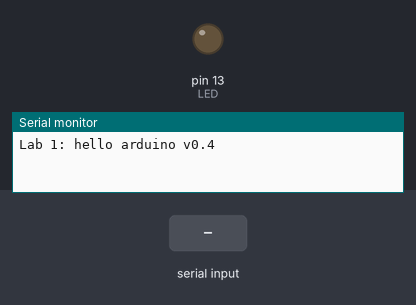
This sketch was run on a simulated Arduino Uno, built with avr-gcc and run on an emulated ATmega328P. Parts: output pins drawn as LEDs (lit = HIGH), the last lines printed to the serial monitor. Dashed ring = blinking. The inputs (shaded band) are chosen by the test bench.

Above: at 6.2 s.
6.3 s: "b" received over Serial
At 6.42 s:
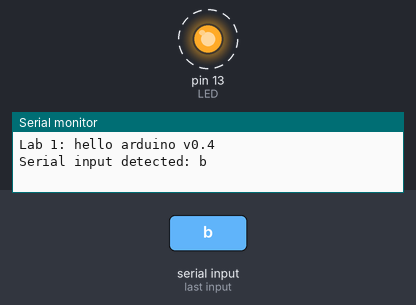
9.3 s: "t" received over Serial
10.8 s: "n" received over Serial
At 11.6 s:
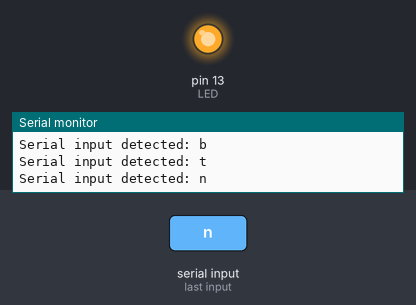
12.3 s: "f" received over Serial
At 12.9 s:
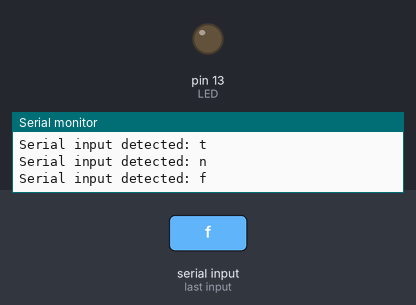
Timing chart, 0 to 14.8 s (numbered marks = the images above; inputs shaded):
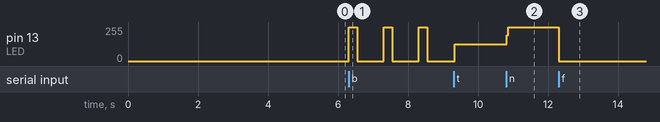

The sketch:

Lab_1.ino
```cpp
//Lab_1_hello_arduino
#define LED 13
char inChar;
boolean isFreshInChar;

void setup() {
  pinMode(LED, OUTPUT);
  digitalWrite(LED, LOW);

  // Set serial monitor console termination for 'No line ending'
  Serial.begin(9600);
  Serial.println("Lab 1: hello arduino v0.4\n");
  delay(5000);
}

void loop() {
  isFreshInChar = false;
  if (Serial.available()) {
    inChar = Serial.read();
    Serial.print("Serial input detected: ");
    Serial.println(inChar);
    isFreshInChar = true;
  }

  if (inChar == 'n') digitalWrite(LED, HIGH); // oN
  if (inChar == 'f') digitalWrite(LED, LOW);  // oFf

  if (inChar == 'b') { // blink with 25% duty cycle
    digitalWrite(LED, HIGH);
    delay(250);
    digitalWrite(LED, LOW);
    delay(750);
  }

  // function for readability: blink with 75% duty cycle
  if (inChar == 'B') blinkLED(750,1000
  );

  // Discover 't' persistence bug by observing high rate LED blink
  if (inChar == 't') { // toggle
    digitalWrite(LED, !digitalRead(LED));
  }

  // Add state change detection to get proper toggle action.
  if (inChar == 'T') { // toggle
    if (isFreshInChar) digitalWrite(LED, !digitalRead(LED));
  }

} // loop()

//********************************************************************************
void blinkLED(unsigned int msecOn, unsigned int msecT) {
  digitalWrite(LED, HIGH);
  delay(msecOn);
  digitalWrite(LED, LOW);
  delay(msecT - msecOn);
}
```

Measured:
- after the input at 6.3 s, pin 13 (LED): alternates 255/255 for 0.25 s and 0/255 for 0.75 s, starting at once
- after the input at 10.8 s, pin 13 (LED): 127/255 → 255/255 at once
- after the input at 12.3 s, pin 13 (LED): 255/255 → 0/255 at once
